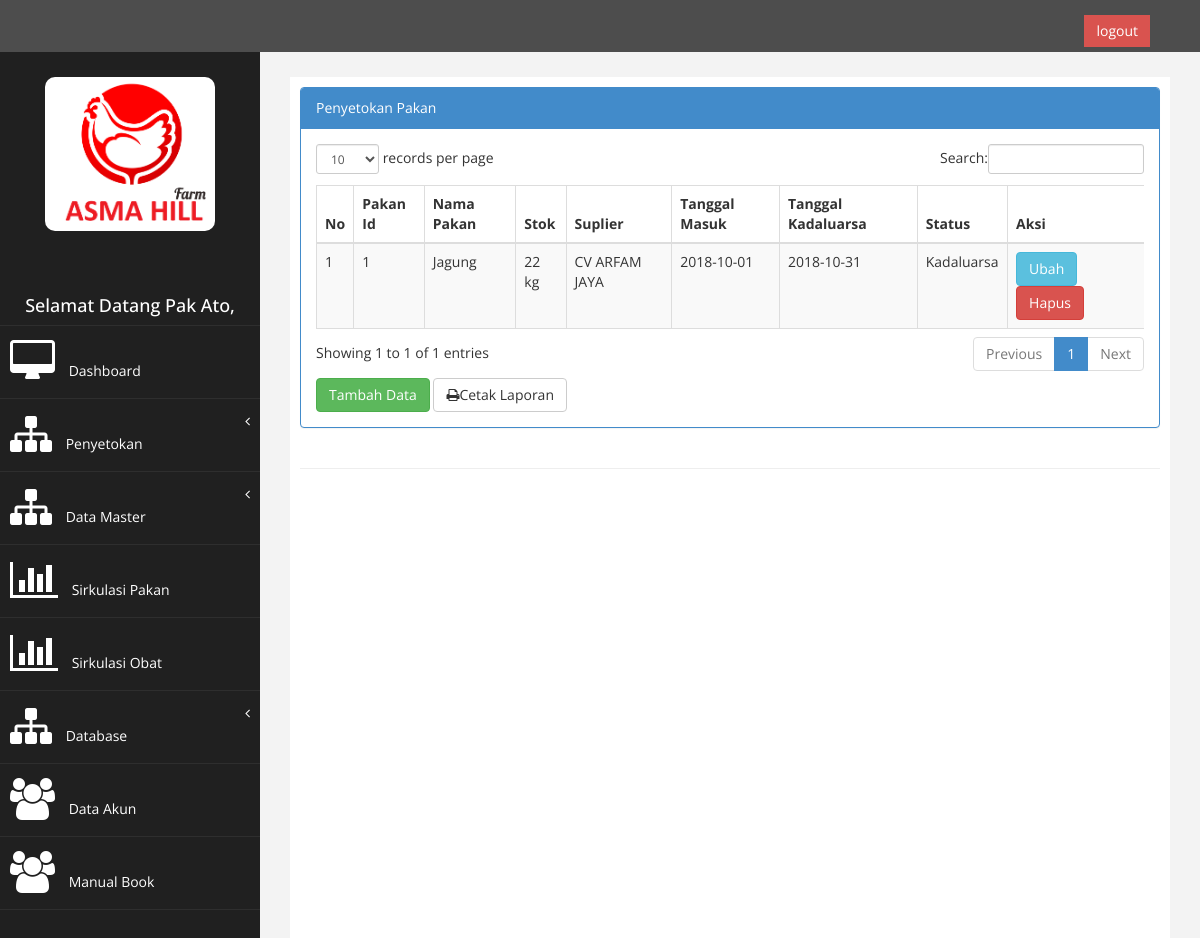
Before: /index.php?page=view_stok_pakan (signed in) with the older database file.
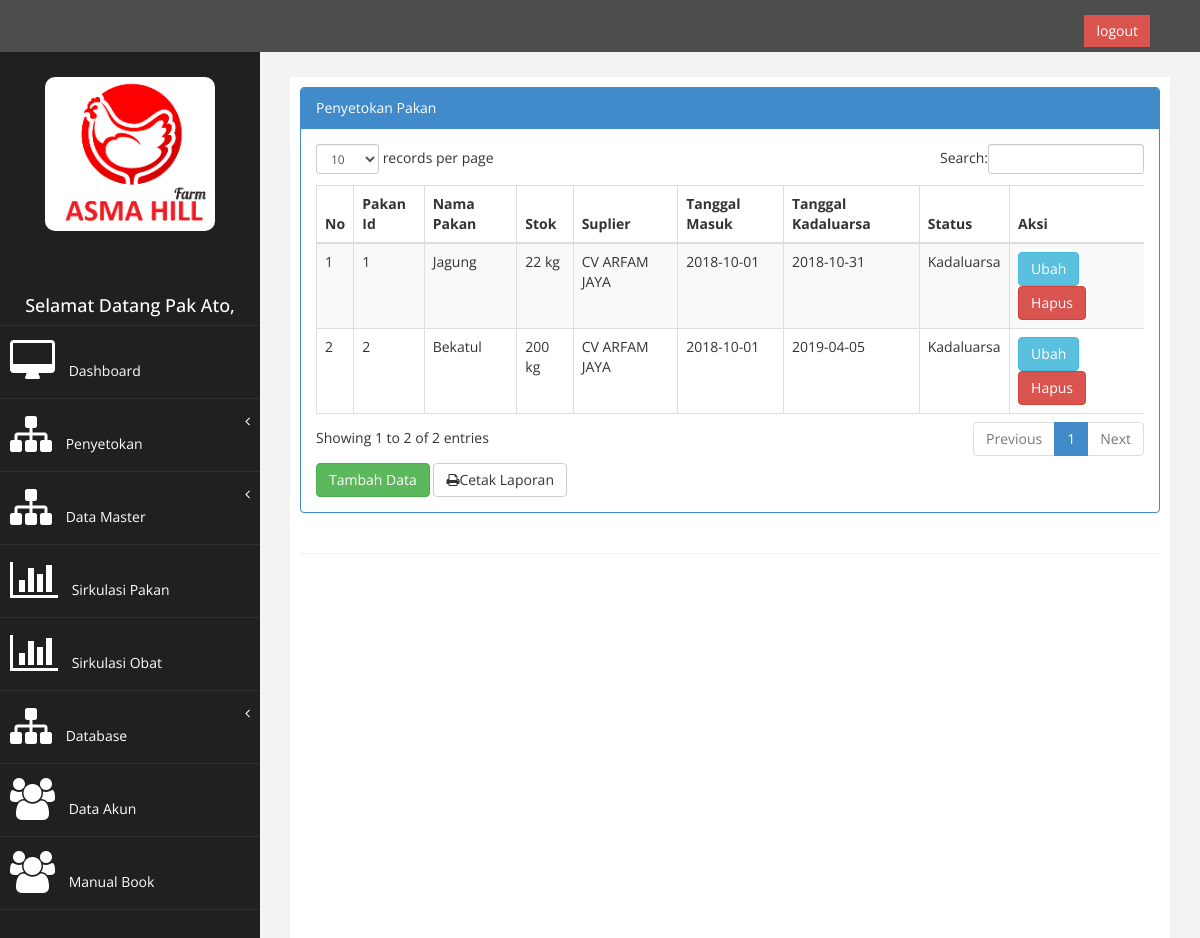
After: the same page with the newer database file.
### tables this page shows
CREATE TABLE `stok_pakan` (
  `pakan_id` int(9) NOT NULL AUTO_INCREMENT,
  `nama_pakan` varchar(25) NOT NULL,
  `stok` int(11) NOT NULL,
  `id_suplier` int(5) NOT NULL,
  `id_kategori` int(11) NOT NULL,
  `tgl_masuk` date NOT NULL,
  `tgl_kadaluarsa` date NOT NULL,
  PRIMARY KEY (`pakan_id`)
);

CREATE TABLE `tb_suplier` (
  `id_suplier` int(5) NOT NULL AUTO_INCREMENT,
  `nama_suplier` varchar(250) NOT NULL,
  `alamat_suplier` varchar(250) NOT NULL,
  `tlp_suplier` varchar(12) NOT NULL,
  PRIMARY KEY (`id_suplier`)
);

### page/stok_pakan/stok_pakan.php (the view, shortened to what this page needs)
<div class="row">
                <div class="col-md-12">
                    <div class="panel panel-primary">
                        <div class="panel-heading">
                             Penyetokan Pakan
                        </div>
                        <div class="panel-body">
                            <div class="table-responsive">
                                <table class="table table-striped table-bordered table-hover" id="dataTables-example">
                                    <thead>
                                        <tr>
                                            <th>No</th>
                                            <th>Pakan Id</th>
                                            <th>Nama Pakan</th>
                                            <th>Stok</th>
                                            <th>Suplier</th>
                                            <th>Tanggal Masuk</th>
                                            <th>Tanggal Kadaluarsa</th>
                                            <th>Status</th>
                                            <th>Aksi</th>
                                        </tr>
                                    </thead>
                                    <tbody>
                                    <?php error_reporting(E_ALL ^ E_NOTICE);
                                    $no = 1;
                                    $sql = $koneksi->query("select stok_pakan.pakan_id,stok_pakan.nama_pakan, stok_pakan.stok, stok_pakan.id_suplier, stok_pakan.tgl_masuk, stok_pakan.tgl_kadaluarsa, tb_suplier.nama_suplier,IF(DATEDIFF(NOW(),tgl_kadaluarsa)>0,'Kadaluarsa','Belum Kadaluarsa') AS kadaluarsa from stok_pakan INNER JOIN tb_suplier ON stok_pakan.id_suplier=tb_suplier.id_suplier ");
                                    while ($data= $sql->fetch_assoc()){
                                    ?>
                                    <tr>
                                    <td><?php echo $no++; ?></td>
                                     <td><?php echo $data['pakan_id']; ?></td>
                                    <td><?php echo $data['nama_pakan']; ?></td>
                                    <td><?php echo $data['stok']; ?> kg</td>
                                    <td><?php echo $data['nama_suplier']; ?></td>
                                    <td><?php echo $data['tgl_masuk']; ?></td>
                                    <td><?php echo $data['tgl_kadaluarsa']; ?></td>
                                    <td><?php echo $data['kadaluarsa']; ?></td>
                                    <td>
                                    <a href="?page=view_stok_pakan&aksi=ubah&id=<?php echo $data['pakan_id'];?>"  class="btn btn-info">Ubah</a>
                                    <a onclick="return confirm('Anda Yakin Akan Menghapus Data Ini?')" href="?page=view_stok_pakan&aksi=hapus&id=<?php echo $data['pakan_id']; ?>&kategori=<?php echo $_GET[id]; ?>" class="btn btn-danger">Hapus</a>
                                    </td>
                                    </tr>
                                    <?php } ?>
                                    </tbody>
                                    </table>
                                    </div>
                                    <a href="?page=view_stok_pakan&aksi=tambah" class="btn btn-success" style="margin-bottom: : 8px";><i class="fa fa-back"></i>Tambah Data</a>
                                    <a href="./laporan/laporan_stok_pakan.php" target="blank" class="btn btn-default" style="margin-bottom: : 8px";><i class="fa fa-print"></i>Cetak Laporan</a>
                                       </div>
                                        </div>
                                         </div>
                                          </div>

Changed rows visible on the page:
added stok_pakan: pakan_id "2", nama_pakan "Bekatul", stok "200", id_suplier.nama_suplier "CV ARFAM JAYA", tgl_masuk "2018-10-01", tgl_kadaluarsa "2019-04-05", kadaluarsa "Kadaluarsa"
Other visible differences:
text written by a page script: "records per page Search: Showing 1 to 1 of 1 entries Previous 1 Next" → "records per page Search: Showing 1 to 2 of 2 entries Previous 1 Next"
